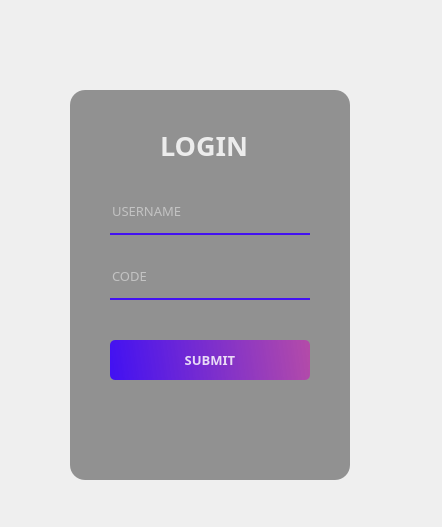
<?xml version="1.0" encoding="UTF-8"?>
<ui version="4.0">
 <class>Form</class>
 <widget class="QWidget" name="Form">
  <property name="geometry">
   <rect>
    <x>0</x>
    <y>0</y>
    <width>442</width>
    <height>527</height>
   </rect>
  </property>
  <property name="windowTitle">
   <string>Form</string>
  </property>
  <widget class="QWidget" name="widget" native="true">
   <property name="geometry">
    <rect>
     <x>30</x>
     <y>30</y>
     <width>370</width>
     <height>480</height>
    </rect>
   </property>
   <widget class="QLabel" name="label">
    <property name="geometry">
     <rect>
      <x>30</x>
      <y>30</y>
      <width>300</width>
      <height>420</height>
     </rect>
    </property>
    <property name="styleSheet">
     <string notr="true">border-image: url(:/login-images/coral image background login.png);
border-radius:20px
</string>
    </property>
    <property name="text">
     <string/>
    </property>
   </widget>
   <widget class="QLabel" name="label_2">
    <property name="geometry">
     <rect>
      <x>30</x>
      <y>30</y>
      <width>300</width>
      <height>420</height>
     </rect>
    </property>
    <property name="styleSheet">
     <string notr="true">background-color: qlineargradient(spread:pad, x1:0, y1:0, x2:0, y2:00715909, stop:0 rgba(0, 0, 0, 9), stop:0.375 rgba(0, 0, 0, 50), stop:0.835227 rgba(0, 0, 0, 75));
border-radius:20px
</string>
    </property>
    <property name="text">
     <string/>
    </property>
   </widget>
   <widget class="QLabel" name="label_3">
    <property name="geometry">
     <rect>
      <x>40</x>
      <y>60</y>
      <width>280</width>
      <height>390</height>
     </rect>
    </property>
    <property name="styleSheet">
     <string notr="true">background-color:rgba(0, 0, 0, 100);
border-radius:15px;</string>
    </property>
    <property name="text">
     <string/>
    </property>
   </widget>
   <widget class="QLabel" name="label_4">
    <property name="geometry">
     <rect>
      <x>130</x>
      <y>95</y>
      <width>100</width>
      <height>40</height>
     </rect>
    </property>
    <property name="font">
     <font>
      <family>Lucida Sans Typewriter</family>
      <pointsize>20</pointsize>
      <weight>75</weight>
      <italic>false</italic>
      <bold>true</bold>
     </font>
    </property>
    <property name="styleSheet">
     <string notr="true">color:rgba(255, 255, 255, 210);</string>
    </property>
    <property name="text">
     <string>LOGIN</string>
    </property>
   </widget>
   <widget class="QLineEdit" name="lineEdit">
    <property name="geometry">
     <rect>
      <x>80</x>
      <y>165</y>
      <width>200</width>
      <height>40</height>
     </rect>
    </property>
    <property name="font">
     <font>
      <family>Lucida Sans Typewriter</family>
      <pointsize>10</pointsize>
     </font>
    </property>
    <property name="styleSheet">
     <string notr="true">background-color:rgba(0, 0, 0, 0);
border:none;
border-bottom:2px solid rgba(56, 0, 255, 0.88);
color:rgba(255, 255, 255, 230);
padding-bottom:7px;</string>
    </property>
    <property name="placeholderText">
     <string>USERNAME</string>
    </property>
   </widget>
   <widget class="QLineEdit" name="lineEdit_2">
    <property name="geometry">
     <rect>
      <x>80</x>
      <y>230</y>
      <width>200</width>
      <height>40</height>
     </rect>
    </property>
    <property name="font">
     <font>
      <family>Lucida Sans Typewriter</family>
      <pointsize>10</pointsize>
     </font>
    </property>
    <property name="styleSheet">
     <string notr="true">background-color:rgba(0, 0, 0, 0);
border:none;
border-bottom:2px solid rgba(56, 0, 255, 0.88);
color:rgba(255, 255, 255, 230);
padding-bottom:7px;</string>
    </property>
    <property name="echoMode">
     <enum>QLineEdit::Password</enum>
    </property>
    <property name="placeholderText">
     <string>CODE</string>
    </property>
   </widget>
   <widget class="QPushButton" name="pushButton">
    <property name="geometry">
     <rect>
      <x>80</x>
      <y>310</y>
      <width>200</width>
      <height>40</height>
     </rect>
    </property>
    <property name="font">
     <font>
      <family>Lucida Sans Typewriter</family>
      <pointsize>10</pointsize>
      <weight>75</weight>
      <italic>false</italic>
      <bold>true</bold>
     </font>
    </property>
    <property name="styleSheet">
     <string notr="true">QPushButton#pushButton{
	background-color: qlineargradient(spread:pad, x1:0, y1:0.505682, x2:1, y2:0.477, stop:0 rgba(56, 0, 255, 0.88), stop:1 rgba(215, 0, 195, 0.49));
	color:rgba(255, 255, 255, 210);
	border-radius:5px;
}
QPushButton#pushButton:hover{
	background-color: qlineargradient(spread:pad, x1:0, y1:0.505682, x2:1, y2:0.477, stop:0 rgba(2, 0, 123, 1), stop:1  rgba(215, 0, 195, 0.49));
}
QPushButton#pushButton:pressed{
	padding-left:5px;
	padding-top:5px;
	background-color:rgba(2, 0, 123, 1);
}</string>
    </property>
    <property name="text">
     <string>SUBMIT</string>
    </property>
   </widget>
  </widget>
 </widget>
 <resources>
  <include location="../login.qrc"/>
 </resources>
 <connections/>
</ui>
